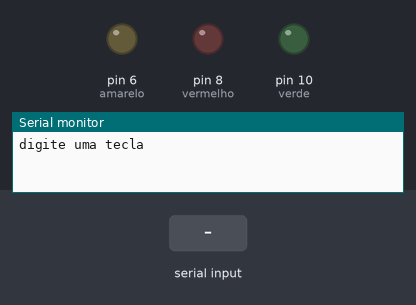
The sketch below on a simulated Arduino Uno, built with avr-gcc and run on an emulated ATmega328P. Shown: output pins drawn as LEDs (lit = HIGH), the last lines printed to the serial monitor. The inputs (shaded band) are chosen by the test bench.

Above: at 1.2 s.
1.3 s: "R" received over Serial
At 1.6 s:
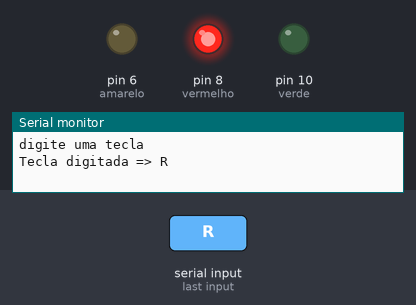
2.8 s: "G" received over Serial
At 4.0 s:
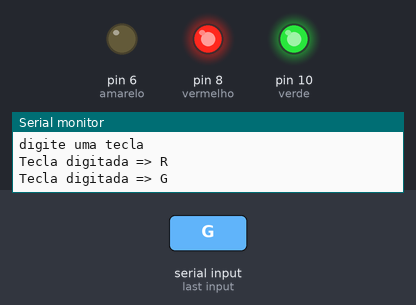
4.3 s: "r" received over Serial
At 5.1 s:
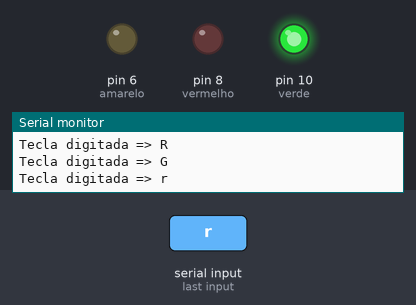
5.8 s: "Y" received over Serial
At 6.3 s:
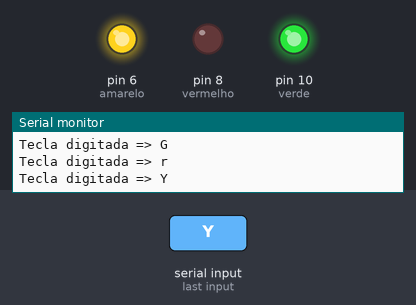
7.3 s: "g" received over Serial
At 8.5 s:
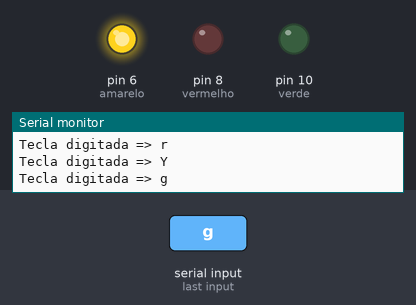
8.8 s: "A" received over Serial
At 9.7 s:
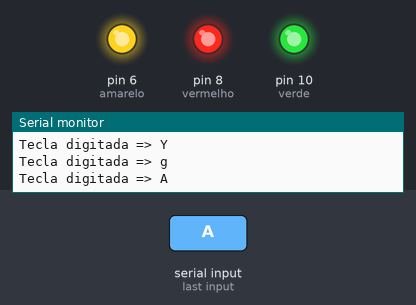
Timing chart, 0 to 11.3 s (numbered marks = the images above; inputs shaded):
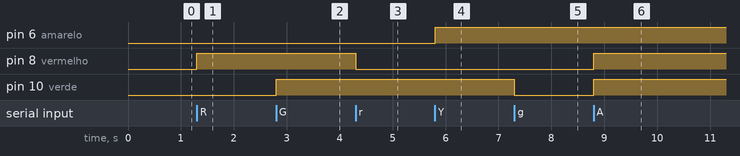

The sketch:

monitorSerial.ino
```cpp
int vermelho=8;
int verde=10;
int amarelo=6;
char leitura;
void setup() {
  Serial.begin(9600);
  pinMode(vermelho,OUTPUT);
  pinMode(verde,OUTPUT);
  pinMode(amarelo,OUTPUT);
  Serial.println("digite uma tecla");
}
void loop() {
  if(Serial.available()>0){
  leitura=Serial.read();
  Serial.print("Tecla digitada => ");
  Serial.println(leitura);

  if(leitura=='R'){
    digitalWrite(vermelho,1);
  }
  if(leitura=='r'){
    digitalWrite(vermelho,0);
  }
  if(leitura=='G'){
    digitalWrite(verde,1);
  }
  if(leitura=='g'){
    digitalWrite(verde,0);
  }
  if(leitura=='Y'){
    digitalWrite(amarelo,1);
  }
  if(leitura=='y'){
    digitalWrite(amarelo,0);
  }
  if(leitura=='A' || leitura== 'a'){
    digitalWrite(vermelho,1);
    digitalWrite(verde,1);
    digitalWrite(amarelo,1);
  }
  if(leitura=='C' || leitura== 'c'){
    digitalWrite(vermelho,0);
    digitalWrite(verde,0);
    digitalWrite(amarelo,0);
  }
  }
}
```

Measured:
- after the input at 1.3 s, pin 8 (vermelho): LOW → HIGH at once
- after the input at 2.8 s, pin 10 (verde): LOW → HIGH at once
- after the input at 4.3 s, pin 8 (vermelho): HIGH → LOW at once
- after the input at 5.8 s, pin 6 (amarelo): LOW → HIGH at once
- after the input at 7.3 s, pin 10 (verde): HIGH → LOW at once
- after the input at 8.8 s, pin 8 (vermelho), pin 10 (verde): LOW → HIGH at once
